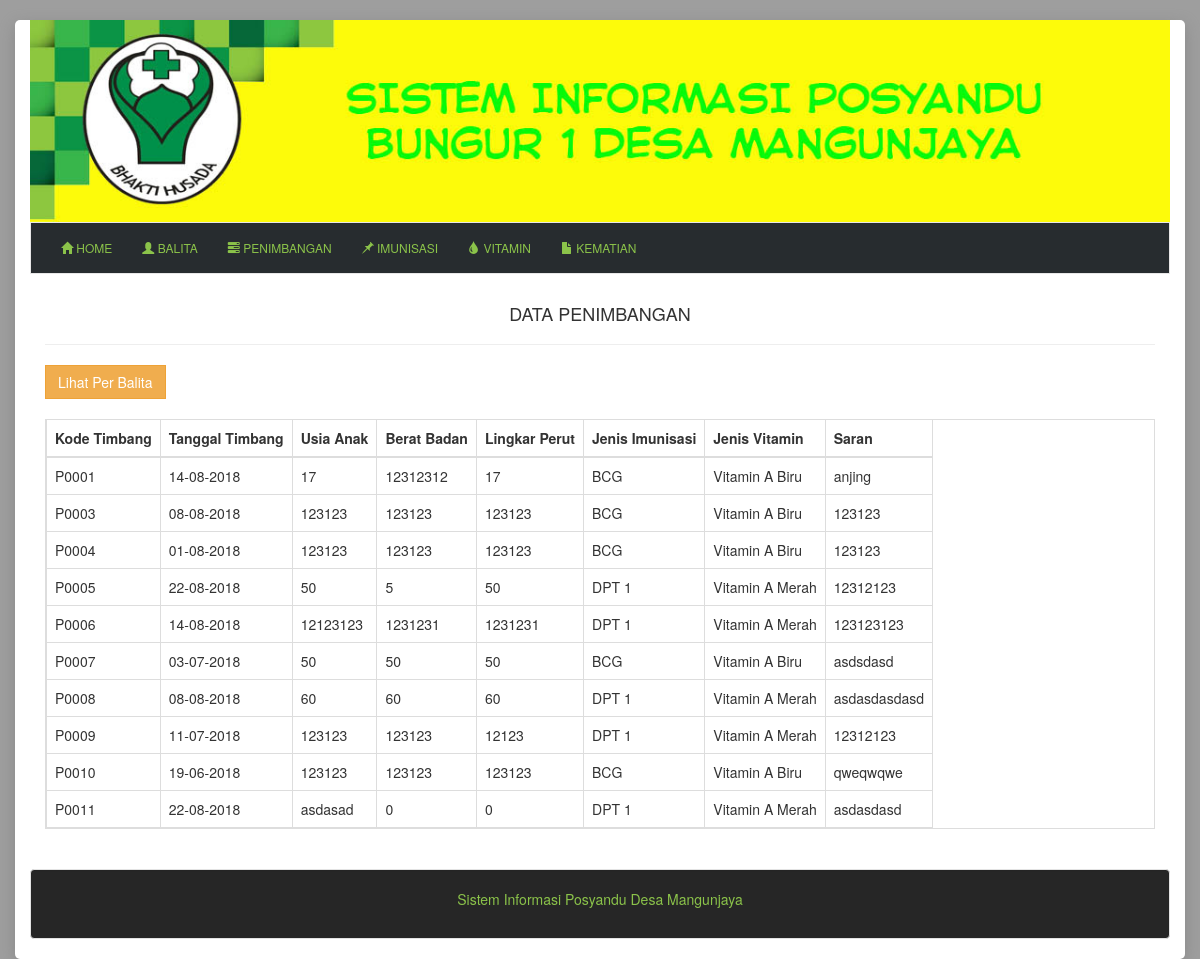
Page /?module=penimbangan on the earlier database version.
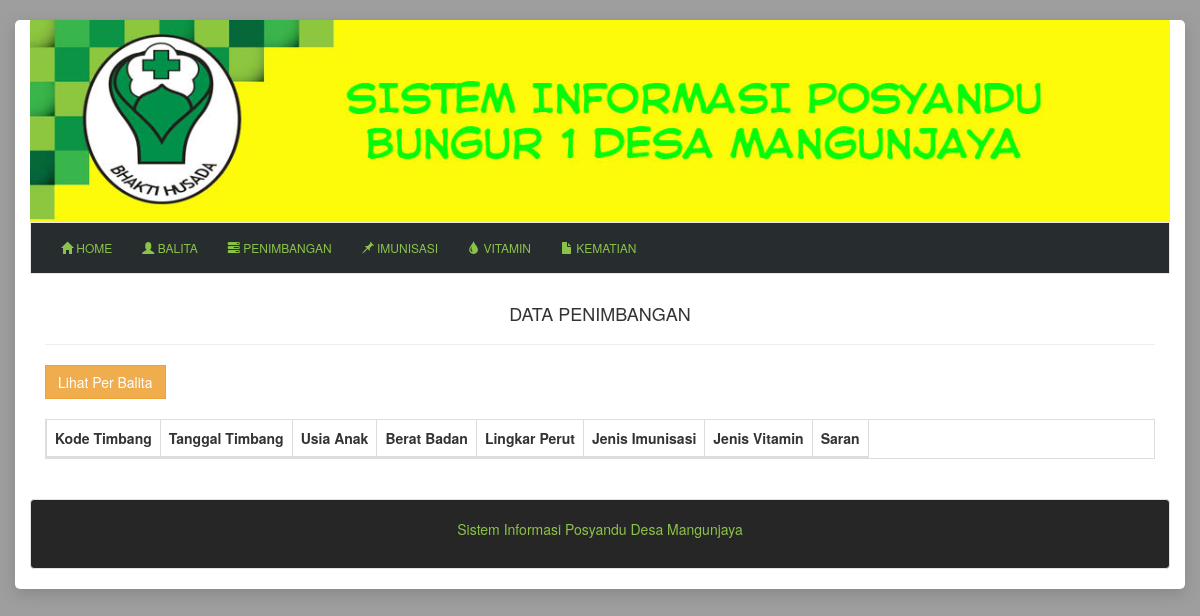
Same page on the later database version.
### tables this page shows
CREATE TABLE `penimbangan` (
  `id_penimbangan` varchar(20) NOT NULL,
  `id_anak` varchar(20) NOT NULL,
  `tanggal_timbang` date NOT NULL,
  `usia` varchar(20) NOT NULL,
  `berat_badan` int(11) NOT NULL,
  `lingkar_perut` int(11) NOT NULL,
  `id_imunisasi` int(11) NOT NULL,
  `id_vitamin` int(11) NOT NULL,
  `saran` varchar(50) NOT NULL
);

CREATE TABLE `imunisasi` (
  `id_imunisasi` int(11) NOT NULL,
  `jenis_imunisasi` varchar(20) NOT NULL
);

CREATE TABLE `vitamin` (
  `id_vitamin` int(11) NOT NULL,
  `jenis_vitamin` varchar(20) NOT NULL
);

### content/data_penimbangan.php (the view, shortened to what this page needs)
<?php
if (empty($_GET['act'])) : ?>
	<div class="col-md-12">
		<h4 style="text-align: center;">DATA PENIMBANGAN</h4><hr>
		<div class="">
			<a href="?module=perbalita" class="btn btn-warning ">Lihat Per Balita</a>
			<br><br>
		</div>
		<div class="table-responsive">
			<table class="table table-bordered table-blocked" id="table_penimbangan">
				<thead>
					<tr>
						<th>Kode Timbang</th>
						<th>Tanggal Timbang</th>
						<th>Usia Anak</th>
						<th>Berat Badan</th>
						<th>Lingkar Perut</th>
						<th>Jenis Imunisasi</th>
						<th>Jenis Vitamin</th>
						<th>Saran</th>
					</tr>
				</thead>
				<tbody>
					<?php
					$tampil = mysqli_query($db, "SELECT id_penimbangan,
						DATE_FORMAT(tanggal_timbang, '%d-%m-%Y') as tanggal,
						usia,
						berat_badan,
						lingkar_perut,
						jenis_imunisasi,
						jenis_vitamin,
						saran
						FROM penimbangan
						JOIN imunisasi
						ON penimbangan.id_imunisasi=imunisasi.id_imunisasi
						JOIN vitamin
						ON penimbangan.id_imunisasi=vitamin.id_vitamin");
					while($row=mysqli_fetch_array($tampil)) :
						?>
						<tr>
							<td><?php echo $row['id_penimbangan'];?></td>
							<td><?php echo $row['tanggal'];?></td>
							<td><?php echo $row['usia'];?></td>
							<td><?php echo $row['berat_badan'];?></td>
							<td><?php echo $row['lingkar_perut'];?></td>
							<td><?php echo $row['jenis_imunisasi'];?></td>
							<td><?php echo $row['jenis_vitamin'];?></td>
							<td><?php echo $row['saran'];?></td>
						</tr>
					<?php endwhile ?>
				</tbody>
			</table>
		</div>
		<br>
	</div>
<?php endif ?>

### index.php (shortened to what this page needs)
<!DOCTYPE html>
<html lang="en">
<head>
<link href="css/bootstrap.css" rel="stylesheet">
<link rel="stylesheet" type="text/css" href="js/datatables.min.css">
<link href="css/style.css" rel="stylesheet">
</head>
<body>
<div class="container" style="margin-top: 20px;">
	<div class="row">
		<div class="col-md-12">
			<header>
				<img width='100%' src="image/header.jpg">
				<nav id="willFixed" class="navbar navbar-default navbar-default">
					<div id="navbar" class="navbar-collapse collapse navbar-scrollers">
						<ul class="nav navbar-nav">
					    	<?php if(empty($_SESSION["nama_admin"])) :
					    		include 'listHeaderNotLogin.php';
					    	?>
						</ul>
					    <?php else : ?>
					    <ul class="nav navbar-nav">
					    	<?php include 'list_header.php';
					    endif ?>
					</div>
				</nav>
			</header>
		</div>
	</div>
	<?php include 'content.php';?>
	<div class="row" >
		<div class="col-md-12">
			<footer class="well">
				<p style="color: #8BC34A;">Sistem Informasi Posyandu Desa Mangunjaya</p>
			</footer>
		</div>
	</div>
</div>
</body>
</html>

### listHeaderNotLogin.php
<li >
	<a href="index.php"><i class="glyphicon glyphicon-home"></i>  Home</a>
</li>
<li>
	<a href="?module=dataanak"><i class="glyphicon glyphicon-user"></i> Balita</a>
</li>
<li>
	<a href="?module=penimbangan"><i class="glyphicon glyphicon-tasks"></i> Penimbangan</a>
</li>
<li>
	<a href="?module=imunisasi"><i class="glyphicon glyphicon-pushpin"></i> Imunisasi</a>
</li>
<li>
	<a href="?module=vitamin"><i class="glyphicon glyphicon-tint"></i>  Vitamin</a>
</li>
<li>
	<a href="?module=datakematian"><i class="glyphicon glyphicon-file"></i> kematian</a>
</li>

### content.php
<?php
if (empty($_GET['module'])) {
	include 'content/login.php';
}elseif ($_GET['module']=='home') {
	include 'content/home.php';
}elseif ($_GET['module']=='dataanak') {
	include 'content/data_anak.php';
}elseif ($_GET['module']=='penimbangan') {
	include 'content/data_penimbangan.php';
}elseif ($_GET['module']=='vitamin') {
	include 'content/vitamin.php';
}elseif ($_GET['module']=='perbalita') {
	include 'content/perbalita.php';
}elseif ($_GET['module']=='imunisasi') {
	include 'content/imunisasi.php';
}elseif ($_GET['module']=='datakematian') {
	include 'content/data_kematian.php';
}elseif ($_GET['module']=='lapperbalita') {
	include 'content/laporanperbalita.php';
}
?>

### css/style.css (style rules this page uses)
body { background:#9E9E9E; }
.table-blocked { display: block; overflow-x: auto; white-space: nowrap; }
.container { background: #fff; box-shadow: 0px 5px 15px #888888; border-radius: 5px; border:none; }
footer { text-align: center; }
.navbar-default { background-color: #272c2f; }
.navbar-default .navbar-nav>li>a { color: #8BC34A; text-transform: uppercase; font-size: 12px; }
.btn { border-radius: 0px; }
@media (min-width: 768px) { .navbar { border-radius: 0px; } }
@media (min-width: 768px) { .well { min-height: 20px; padding: 19px; background-color: #262626; -webkit-box-shadow: inset 0 1px 1px rgba(0,0,0,.05); } }

Differences in the rows shown:
removed penimbangan: id_penimbangan "P0001", tanggal "14-08-2018", usia "17", berat_badan "12312312", lingkar_perut "17", id_imunisasi.jenis_imunisasi "BCG", vitamin.jenis_vitamin "Vitamin A Biru", saran "anjing"
removed penimbangan: id_penimbangan "P0003", tanggal "08-08-2018", usia "123123", berat_badan "123123", lingkar_perut "123123", id_imunisasi.jenis_imunisasi "BCG", id_vitamin.jenis_vitamin "Vitamin A Biru", saran "123123"
removed penimbangan: id_penimbangan "P0004", tanggal "01-08-2018", usia "123123", berat_badan "123123", lingkar_perut "123123", id_imunisasi.jenis_imunisasi "BCG", id_vitamin.jenis_vitamin "Vitamin A Biru", saran "123123"
removed penimbangan: id_penimbangan "P0005", tanggal "22-08-2018", usia "50", berat_badan "5", lingkar_perut "50", id_imunisasi.jenis_imunisasi "DPT 1", id_vitamin.jenis_vitamin "Vitamin A Merah", saran "12312123"
removed penimbangan: id_penimbangan "P0006", tanggal "14-08-2018", usia "12123123", berat_badan "1231231", lingkar_perut "1231231", id_imunisasi.jenis_imunisasi "DPT 1", id_vitamin.jenis_vitamin "Vitamin A Merah", saran "123123123"
removed penimbangan: id_penimbangan "P0007", tanggal "03-07-2018", usia "50", berat_badan "50", lingkar_perut "50", id_imunisasi.jenis_imunisasi "BCG", id_vitamin.jenis_vitamin "Vitamin A Biru", saran "asdsdasd"
removed penimbangan: id_penimbangan "P0008", tanggal "08-08-2018", usia "60", berat_badan "60", lingkar_perut "60", id_imunisasi.jenis_imunisasi "DPT 1", id_vitamin.jenis_vitamin "Vitamin A Merah", saran "asdasdasdasd"
removed penimbangan: id_penimbangan "P0009", tanggal "11-07-2018", usia "123123", berat_badan "123123", lingkar_perut "12123", id_imunisasi.jenis_imunisasi "DPT 1", id_vitamin.jenis_vitamin "Vitamin A Merah", saran "12312123"
removed penimbangan: id_penimbangan "P0010", tanggal "19-06-2018", usia "123123", berat_badan "123123", lingkar_perut "123123", id_imunisasi.jenis_imunisasi "BCG", id_vitamin.jenis_vitamin "Vitamin A Biru", saran "qweqwqwe"
removed penimbangan: id_penimbangan "P0011", tanggal "22-08-2018", usia "asdasad", berat_badan "0", lingkar_perut "0", id_imunisasi.jenis_imunisasi "DPT 1", id_vitamin.jenis_vitamin "Vitamin A Merah", saran "asdasdasd"
